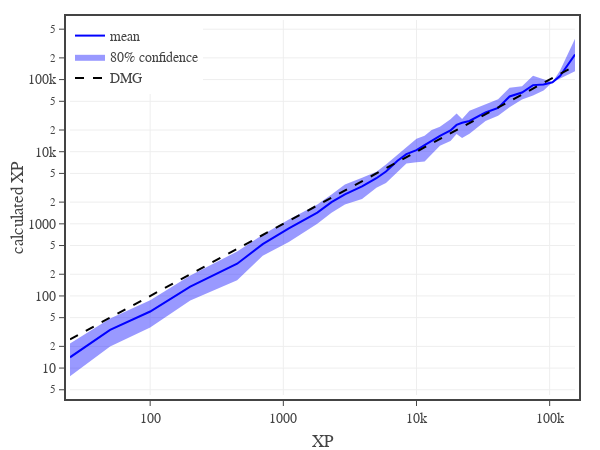

Notebook code cell kept with this figure:
### Code cell
# calculated XP vs target XP
xCol = 'XP'
yCol = 'eXP'

conf = 0.8
df1 = df0[df0['CR'].between(0,30)]
dfG = df1[[xCol,yCol]].groupby(xCol).mean().reset_index()
dfU = df1[[xCol,yCol]].groupby(xCol).quantile(0.5 + conf/2).reset_index()
dfL = df1[[xCol,yCol]].groupby(xCol).quantile(0.5 - conf/2).reset_index()

# create figure
fig = go.Figure(
    layout=go.Layout(
        template=TFB_TEMPLATE,
        margin=dict(l=70, r=25, b=55, t=20, pad=4),
        xaxis=dict(
            title_text='XP',
            type='log',
        ),
        yaxis=dict(
            title_text='calculated XP',
            type='log',
        ),
        legend=dict(
            xanchor='left', yanchor='top',
            x=0.00, y=1.00,
            orientation='v',
            tracegroupgap=0,
        )
    )
)

# plot monster confidence interval and average
fig.add_trace(go.Scatter(x=dfG[xCol], y=dfU[yCol], line_width=0, legendgroup='mean', showlegend=False, hoverinfo='skip'))
fig.add_trace(go.Scatter(x=dfG[xCol], y=dfL[yCol], line_width=0, name=f'{conf:.0%} confidence', legendgroup='mean', hoverinfo='skip', fill='tonexty', fillcolor='rgba(0, 0, 255, 0.4)'))
fig.add_trace(go.Scatter(
    x=dfG[xCol], y=dfG[yCol],
    mode='lines', 
    name='mean',
    legendgroup='mean', 
    line=dict(color='blue'),
    hovertemplate='<b>mean</b><br>' + 'XP %{x:,.0f}<br>' + 'Calc XP %{y:,.0f}<br>' + '<extra></extra>'
))

# plot reference line
fig.add_trace(go.Scatter(
    x=dfG[xCol], y=dfG[xCol],
    mode='lines', 
    name='DMG',
    line=dict(color='black', dash='dash'),
    hovertemplate='<b>DMG</b><br>' + 'XP %{x:,.0f}' + '<extra></extra>'
))

# show figure
fig.update_layout(width=600, height=450)
fig.show(config=TFB_CONFIG)

# save figures
if SAVEFIGS:
    fig.update_layout(autosize=True, width=None, height=None)
    save_fig_html(fig, format='large', name=f'./fig-calc-xp-vs-xp-log-log-large')
    save_fig_html(fig, format='small', name=f'./fig-calc-xp-vs-xp-log-log-small')

### Figure 1 — Plotly figure (JSON) as saved in the notebook; plotly's stock layout.template omitted (floating-point values rounded to 4 significant figures)
{"data": [{"hoverinfo": "skip", "legendgroup": "mean", "line": {"width": 0}, "showlegend": false, "type": "scatter", "x": [25, 50, 100, 200, 450, 700, 1100, 1800, 2300, 2900, 3900, 5000, 5900, 7200, 8400, 10000, 11500, 13000, 15000, 18000, 20000, 22000, 25000, 33000, 41000, 50000, 62000, 75000, 90000, 105000, 120000, 155000], "y": [21.94, 48.74, 87.5, 192.6, 411.9, 705.2, 1149.0, 1850.0, 2543.0, 3515.0, 4349.0, 5262.0, 6654.0, 9132.0, 11650.0, 15070.0, 16690.0, 19960.0, 22250.0, 28210.0, 33970.0, 28480.0, 36910.0, 45100.0, 53560.0, 76830.0, 81010.0, 113100.0, 102000.0, 91920.0, 135000.0, 368400.0]}, {"fill": "tonexty", "fillcolor": "rgba(0, 0, 255, 0.4)", "hoverinfo": "skip", "legendgroup": "mean", "line": {"width": 0}, "name": "80% confidence", "type": "scatter", "x": [25, 50, 100, 200, 450, 700, 1100, 1800, 2300, 2900, 3900, 5000, 5900, 7200, 8400, 10000, 11500, 13000, 15000, 18000, 20000, 22000, 25000, 33000, 41000, 50000, 62000, 75000, 90000, 105000, 120000, 155000], "y": [7.702, 19.97, 36.66, 86.17, 164.9, 361.1, 562.0, 1005.0, 1430.0, 1857.0, 2214.0, 3175.0, 3675.0, 5209.0, 6885.0, 7125.0, 7318.0, 9248.0, 12100.0, 14070.0, 17590.0, 15450.0, 17810.0, 26670.0, 31570.0, 41240.0, 53060.0, 60370.0, 70490.0, 91920.0, 102825, 130900.0]}, {"hovertemplate": "<b>mean</b><br>XP %{x:,.0f}<br>Calc XP %{y:,.0f}<br><extra></extra>", "legendgroup": "mean", "line": {"color": "blue"}, "mode": "lines", "name": "mean", "type": "scatter", "x": [25, 50, 100, 200, 450, 700, 1100, 1800, 2300, 2900, 3900, 5000, 5900, 7200, 8400, 10000, 11500, 13000, 15000, 18000, 20000, 22000, 25000, 33000, 41000, 50000, 62000, 75000, 90000, 105000, 120000, 155000], "y": [14.09, 33.91, 60.86, 134.6, 279.4, 521.9, 862.7, 1428.0, 2002.0, 2559.0, 3306.0, 4291.0, 5316.0, 7490.0, 9258.0, 10540.0, 12310.0, 14110.0, 16620.0, 19730.0, 23540.0, 25240.0, 26680.0, 35010.0, 40450.0, 58320.0, 66220.0, 83820.0, 85510.0, 91920.0, 112900.0, 222100.0]}, {"hovertemplate": "<b>DMG</b><br>XP %{x:,.0f}<extra></extra>", "line": {"color": "black", "dash": "dash"}, "mode": "lines", "name": "DMG", "type": "scatter", "x": [25, 50, 100, 200, 450, 700, 1100, 1800, 2300, 2900, 3900, 5000, 5900, 7200, 8400, 10000, 11500, 13000, 15000, 18000, 20000, 22000, 25000, 33000, 41000, 50000, 62000, 75000, 90000, 105000, 120000, 155000], "y": [25, 50, 100, 200, 450, 700, 1100, 1800, 2300, 2900, 3900, 5000, 5900, 7200, 8400, 10000, 11500, 13000, 15000, 18000, 20000, 22000, 25000, 33000, 41000, 50000, 62000, 75000, 90000, 105000, 120000, 155000]}], "layout": {"height": 450, "legend": {"orientation": "v", "tracegroupgap": 0, "x": 0, "xanchor": "left", "y": 1, "yanchor": "top"}, "margin": {"b": 55, "l": 70, "pad": 4, "r": 25, "t": 20}, "width": 600, "xaxis": {"title": {"text": "XP"}, "type": "log"}, "yaxis": {"title": {"text": "calculated XP"}, "type": "log"}}}
